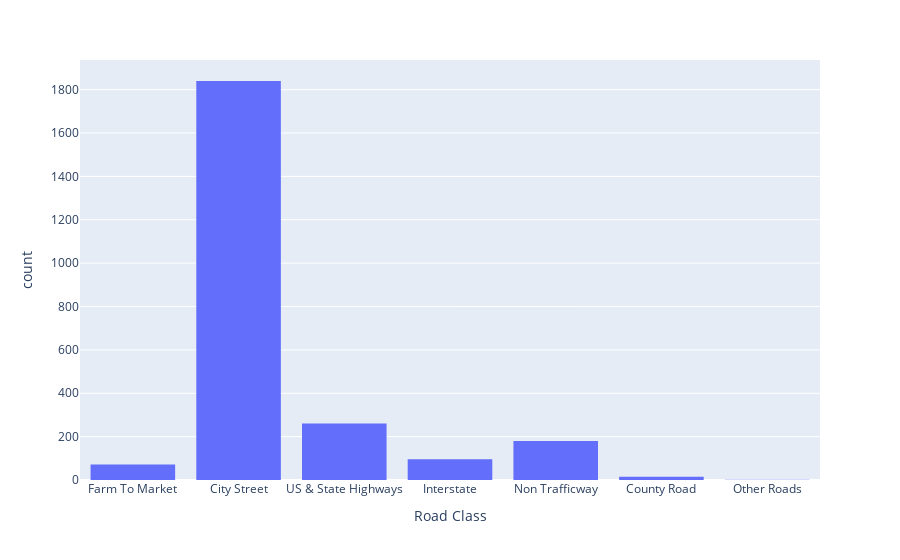

This figure's notebook cell:
### Code cell
fig = px.histogram(df, x='Road Class')
fig

### Figure 1 — Plotly figure (JSON) as saved in the notebook; plotly's stock layout.template omitted (floating-point values rounded to 4 significant figures; data arrays with more than 128 entries replaced by an {"elided": "..."} marker saying what was removed)
{"data": [{"alignmentgroup": "True", "bingroup": "x", "hovertemplate": "Road Class=%{x}<br>count=%{y}<extra></extra>", "legendgroup": "", "marker": {"color": "#636efa"}, "name": "", "offsetgroup": "", "orientation": "v", "showlegend": false, "type": "histogram", "x": {"elided": "2463 str values"}, "xaxis": "x", "yaxis": "y"}], "layout": {"barmode": "relative", "legend": {"tracegroupgap": 0}, "margin": {"t": 60}, "xaxis": {"anchor": "y", "domain": [0, 1], "title": {"text": "Road Class"}}, "yaxis": {"anchor": "x", "domain": [0, 1], "title": {"text": "count"}}}}
